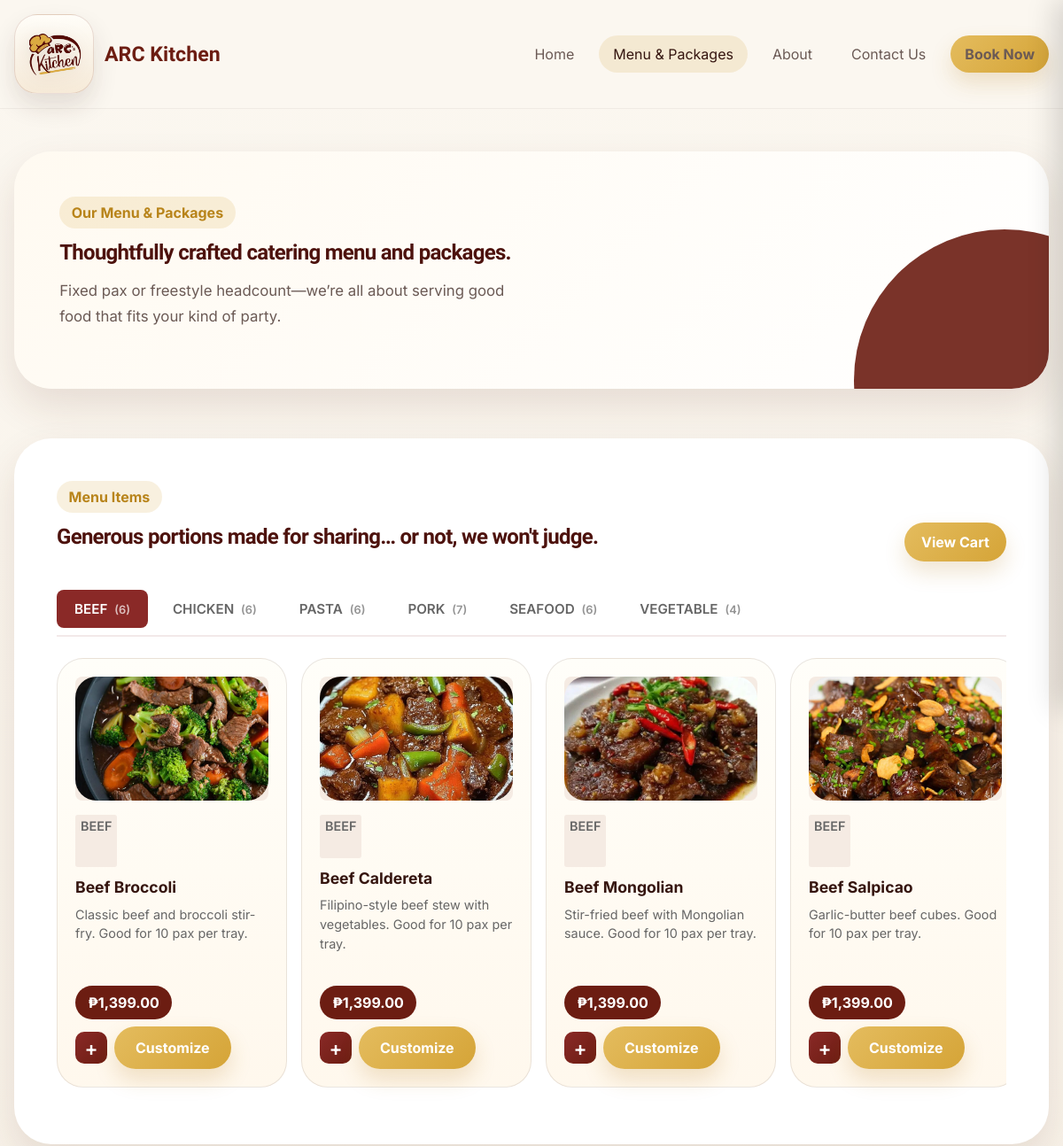
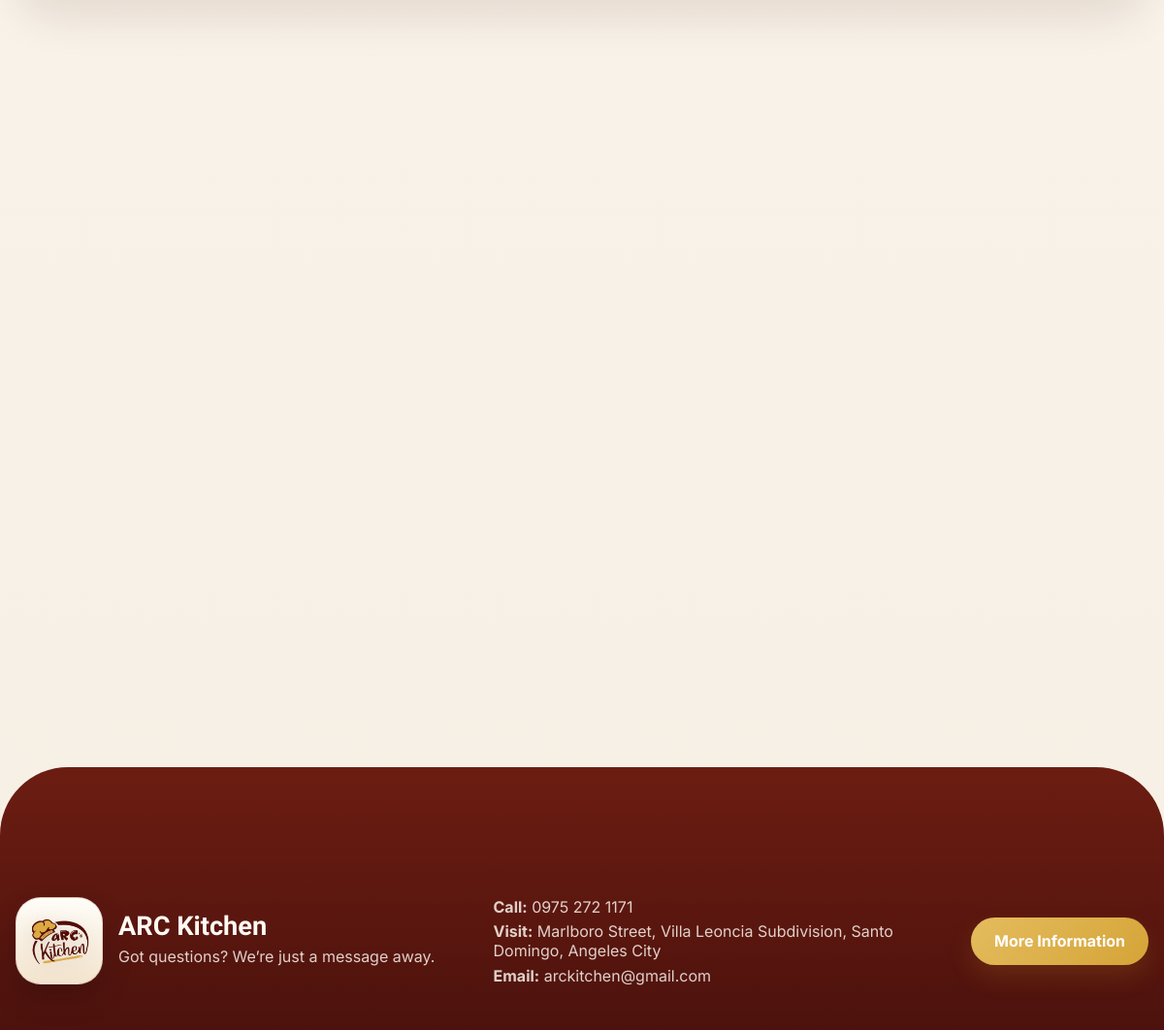
Page /menu.php on the committed database (2 pictures, top to bottom).
### tables this page shows
CREATE TABLE IF NOT EXISTS menu_items (
    id INT AUTO_INCREMENT PRIMARY KEY,
    name VARCHAR(255) NOT NULL,
    category VARCHAR(100) NOT NULL,
    price DECIMAL(10,2) NOT NULL,
    description TEXT,
    image VARCHAR(255) DEFAULT 'assets/images/food-placeholder.svg',
    is_active TINYINT(1) DEFAULT 1,
    created_at TIMESTAMP DEFAULT CURRENT_TIMESTAMP,
    updated_at TIMESTAMP DEFAULT CURRENT_TIMESTAMP ON UPDATE CURRENT_TIMESTAMP,
    INDEX idx_menu_category (category),
    INDEX idx_menu_active (is_active),
    INDEX idx_created_at (created_at)
);

### includes/functions.php (called while the page is built, shortened)
<?php
function escape(?string $value): string
{
    return htmlspecialchars((string) $value, ENT_QUOTES, 'UTF-8');
}
function currentPageName(): string
{
    return basename($_SERVER['PHP_SELF'] ?? '');
}
function getMenuItems(?string $category = null): array
{
    $connection = getDbConnection();
    $sql = "SELECT * FROM menu_items WHERE is_active = 1";
    $sql .= " ORDER BY category, name";
    $result = $connection->query($sql);
    return $result->fetch_all(MYSQLI_ASSOC);
}

### menu.php (the view, shortened to what this page needs)
<?php
require_once __DIR__ . '/includes/functions.php';
$menuItems = getMenuItems();
$groupedMenu = [];
foreach ($menuItems as $item) {
    $category = $item['category'];
    if (!isset($groupedMenu[$category])) {
        $groupedMenu[$category] = [];
    }
    $groupedMenu[$category][] = $item;
}
require_once __DIR__ . '/includes/header.php';
?>
<section class="page-hero">
    <div class="container">
        <div class="page-hero-card reveal">
            <span class="eyebrow">Our Menu &amp; Packages</span>
            <h1>Thoughtfully crafted catering menu and packages.</h1>
            <p>Fixed pax or freestyle headcount—we’re all about serving good food that fits your kind of party.</p>
        </div>
    </div>
</section>
<section class="section">
    <div class="container">
        <div class="section-card reveal">
            <div class="section-heading">
                <div>
                    <span class="eyebrow">Menu Items</span>
                    <h2>Generous portions made for sharing… or not, we won't judge.</h2>
                </div>
                <a href="inquiry.php" class="button button-small">View Cart</a>
            </div>
            <div class="category-tabs">
                <?php
                $first = true;
                foreach ($groupedMenu as $category => $items):
                ?>
                    <button type="button" class="category-tab <?php echo $first ? 'active' : ''; ?>" data-category="<?php echo escape($category); ?>">
                        <?php echo escape($category); ?> <span class="count">(<?php echo count($items); ?>)</span>
                    </button>
                <?php
                    $first = false;
                endforeach;
                ?>
            </div>
            <div class="category-content">
                <?php
                $first = true;
                foreach ($groupedMenu as $category => $items):
                ?>
                <div class="category-panel <?php echo $first ? 'active' : ''; ?>" data-category="<?php echo escape($category); ?>">
                    <div class="menu-items-row">
                        <?php foreach ($items as $item): ?>
                            <?php
                            $itemSlug = strtolower($item['name']);
                            $itemSlug = preg_replace('/[^a-z0-9]+/', '-', $itemSlug);
                            $itemSlug = trim($itemSlug, '-');
                            ?>
                            <article class="menu-card" data-item-id="<?php echo (int)$item['id']; ?>" data-item-type="item" data-item-name="<?php echo addslashes($item['name']); ?>" data-item-price="<?php echo $item['price']; ?>">
                                <div class="menu-card-image">
                                    <img src="assets/images/menu/<?php echo escape($itemSlug); ?>.jpg" alt="<?php echo escape($item['name']); ?>">
                                </div>
                                <p class="pill"><?php echo escape($item['category']); ?></p>
                                <h3 onclick="openSidebar(<?php echo (int)$item['id']; ?>, 'item')" style="cursor: pointer;"><?php echo escape($item['name']); ?></h3>
                                <p onclick="openSidebar(<?php echo (int)$item['id']; ?>, 'item')" style="cursor: pointer;"><?php echo escape($item['description']); ?></p>
                                <div class="stack-inline menu-card-actions">
                                    <span class="price-tag">₱<?php echo number_format((float) $item['price'], 2); ?></span>
                                    <div class="quick-add-group">
                                        <button type="button" class="btn-quick-add" onclick="event.stopPropagation(); quickAddItem(<?php echo $item['id']; ?>, 'item', '<?php echo addslashes($item['name']); ?>', <?php echo $item['price']; ?>)"}>+</button>
                                        <button type="button" class="button button-small" onclick="openSidebar(<?php echo (int)$item['id']; ?>, 'item')">Customize</button>
                                    </div>
                                </div>
                            </article>
                        <?php endforeach; ?>
                    </div>
                </div>
                <?php
                    $first = false;
                endforeach;
                ?>
            </div>
        </div>
    </div>
</section>
<section class="section">
    <div class="container">
    </div>
</section>
<?php require_once __DIR__ . '/includes/footer.php'; ?>

### includes/header.php (shortened to what this page needs)
<?php
require_once __DIR__ . '/functions.php';
$currentPage = currentPageName();
$basePrefix = strpos($_SERVER['PHP_SELF'] ?? '', '/admin/') !== false ? '../' : '';
$navItems = [
    'home.php' => 'Home',
    'menu.php' => 'Menu & Packages',
    'about.php' => 'About',
    'contact.php' => 'Contact Us',
];
?>
<!DOCTYPE html>
<html lang="en">
<head>
    <link rel="stylesheet" href="<?php echo $basePrefix; ?>assets/css/style.css?v=1">
</head>
<body>
<div class="site-shell">
    <header class="site-header">
        <div class="container nav-wrap">
            <a href="<?php echo $basePrefix; ?>home.php" class="brand">
                <span class="brand-mark" aria-hidden="true">
                    <img src="<?php echo $basePrefix; ?>assets/images/arc-logo.png" alt="ARC Kitchen logo" class="brand-logo-image">
                </span>
                <span>ARC Kitchen</span>
            </a>
            <nav class="main-nav" data-nav-menu>
                <?php foreach ($navItems as $file => $label): ?>
                    <?php $isActive = $currentPage === $file; ?>
                    <a href="<?php echo $basePrefix . $file; ?>" class="<?php echo $isActive ? 'active' : ''; ?>">
                        <?php echo escape($label); ?>
                    </a>
                <?php endforeach; ?>
                <a href="<?php echo $basePrefix; ?>inquiry.php" class="button button-small">Book Now</a>
            </nav>
        </div>
    </header>
    <main>

### includes/footer.php (shortened to what this page needs)
    </main>
    <footer class="site-footer">
        <div class="footer-curve"></div>
        <div class="container footer-content">
            <div class="footer-brand">
                <span class="footer-brand-mark" aria-hidden="true">
                    <img src="<?php echo $basePrefix; ?>assets/images/arc-logo.png" alt="ARC Kitchen logo" class="brand-logo-image">
                </span>
                <div>
                    <h3>ARC Kitchen</h3>
                    <p>Got questions? We’re just a message away.</p>
                </div>
            </div>
            <div class="footer-contact">
                <p><strong>Call:</strong> 0975 272 1171</p>
                <p><strong>Visit:</strong> Marlboro Street, Villa Leoncia Subdivision, Santo Domingo, Angeles City</p>
                <p><strong>Email:</strong> arckitchen@gmail.com</p>
            </div>
            <div class="footer-action">
                <a href="<?php echo $basePrefix; ?>contact.php" class="button">More Information</a>
            </div>
        </div>
    </footer>
</div>
</body>
</html>

### menu.php (style rules this page uses)
.category-tabs { display: flex; gap: 0.5rem; margin-bottom: 1.5rem; padding-bottom: 0.5rem; border-bottom: 2px solid rgba(138, 41, 39, 0.1); overflow-x: auto; flex-wrap: nowrap; -webkit-overflow-scrolling: touch; scrollbar-width: thin; scrollbar-color: #8a2927 #f5f5f5; }
.category-tab { padding: 0.75rem 1.25rem; border: none; background: transparent; color: #666; font-weight: 600; font-size: 0.95rem; cursor: pointer; border-radius: 8px; white-space: nowrap; transition: all 0.2s; }
.category-tab.active { background: #8a2927; color: white; }
.category-tab .count { font-size: 0.8rem; opacity: 0.7; margin-left: 0.25rem; }
.category-panel { display: none; }
.category-panel.active { display: block; animation: fadeIn 0.3s ease; }
.menu-items-row { display: flex; gap: 1rem; overflow-x: auto; padding-bottom: 1rem; -webkit-overflow-scrolling: touch; scrollbar-width: thin; scrollbar-color: #8a2927 #f5f5f5; }
.menu-items-row .menu-card { flex: 0 0 260px; min-width: 260px; max-width: 260px; padding: 1.25rem; }
.menu-card, .package-card { display: flex; flex-direction: column; gap: 0.5rem; }
.menu-card .pill, .package-card .pill { align-self: flex-start; margin-bottom: 0.25rem; }
.menu-card h3, .package-card h3 { font-size: 1.1rem; line-height: 1.3; margin: 0; }
.menu-card p, .package-card p { font-size: 0.9rem; line-height: 1.5; color: #666; margin: 0; flex: 1; }
.menu-card-image { position: relative; width: 100%; height: 140px; border-radius: 8px; overflow: hidden; background: #f5ebe3; display: flex; align-items: center; justify-content: center; margin-bottom: 0.5rem; }
.menu-card-image img { width: 100%; height: 100%; object-fit: cover; position: absolute; top: 0; left: 0; z-index: 2; }
.menu-card-actions, .package-card-actions { display: flex; justify-content: space-between; align-items: center; gap: 0.5rem; }
.quick-add-group { display: flex; gap: 0.5rem; align-items: center; }
.btn-quick-add { width: 36px; height: 36px; border: none; background: linear-gradient(135deg, #8a2927 0%, #6c1d12 100%); color: white; border-radius: 10px; font-size: 1.4rem; font-weight: 600; cursor: pointer; display: flex; align-items: center; justify-content: center; transition: all 0.2s; flex-shrink: 0; }

### rows in the picture
menu_items: category "VEGETABLE", count($items) "4"
menu_items: shows a picture, category "BEEF", name "Beef Broccoli", description "Classic beef and broccoli stir-fry. Good for 10 pax per tray.", price "1,399.00"
menu_items: shows a picture, category "BEEF", name "Beef Caldereta", description "Filipino-style beef stew with vegetables. Good for 10 pax per tray.", price "1,399.00"
menu_items: shows a picture, category "BEEF", name "Beef Mongolian", description "Stir-fried beef with Mongolian sauce. Good for 10 pax per tray.", price "1,399.00"
menu_items: shows a picture, category "BEEF", name "Beef Salpicao", description "Garlic-butter beef cubes. Good for 10 pax per tray.", price "1,399.00"

### other values in the picture
$label "Home"
$label "Menu & Packages"
$label "About"
$label "Contact Us"
$category "BEEF"
count($items) "6"
$category "CHICKEN"
$category "PASTA"
$category "PORK"
count($items) "7"
$category "SEAFOOD"
